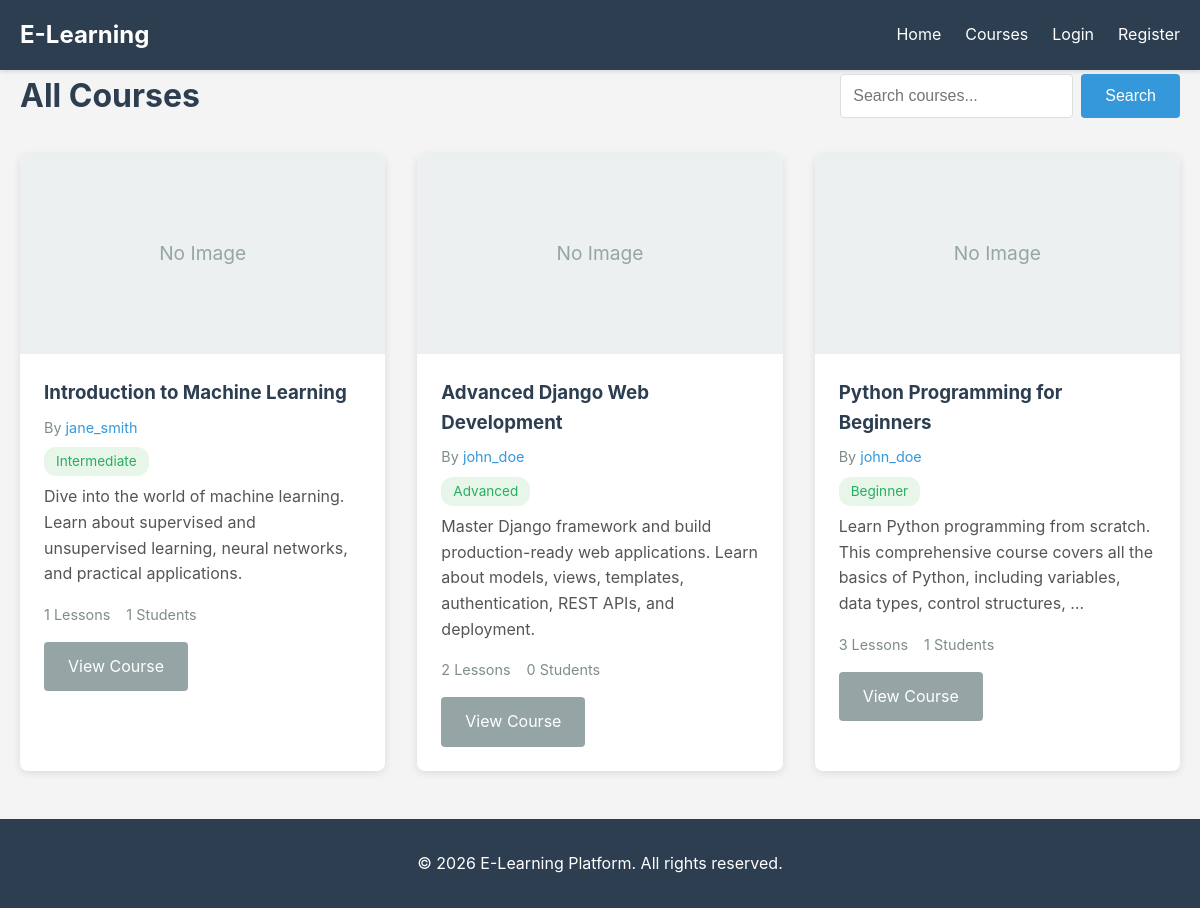
Page /courses/ on the committed database.
### courses/models.py (models this page shows, shortened)
class Course(models.Model):
    DIFFICULTY_CHOICES = (
        ('beginner', 'Beginner'),
        ('intermediate', 'Intermediate'),
        ('advanced', 'Advanced'),
    )
    title = models.CharField(max_length=200)
    slug = models.SlugField(unique=True, blank=True)
    description = models.TextField()
    author = models.ForeignKey(settings.AUTH_USER_MODEL, on_delete=models.CASCADE, related_name='courses')
    difficulty = models.CharField(max_length=20, choices=DIFFICULTY_CHOICES, default='beginner')
    thumbnail = models.ImageField(upload_to='course_thumbnails/', null=True, blank=True)
    is_published = models.BooleanField(default=False)
    created_at = models.DateTimeField(auto_now_add=True)
    updated_at = models.DateTimeField(auto_now=True)
    class Meta:
        ordering = ['-created_at']

### users/models.py (models this page shows, shortened)
class User(AbstractUser):
    ROLE_CHOICES = (
        ('student', 'Student'),
        ('author', 'Author'),
        ('admin', 'Admin'),
    )
    role = models.CharField(max_length=10, choices=ROLE_CHOICES, default='student')
    bio = models.TextField(blank=True)
    profile_picture = models.ImageField(upload_to='profiles/', null=True, blank=True)

### courses/views.py (the view)
# urls.py: path('courses/', views.course_list, name='course_list'),
def course_list(request):
    query = request.GET.get('q', '')
    if query:
        courses = CourseService.search_courses(query)
    else:
        courses = CourseService.get_published_courses()
    return render(request, 'courses/course_list.html', {'courses': courses, 'query': query})

### courses/services.py (called while the page is built)
    @staticmethod
    def get_published_courses():
        return Course.objects.filter(is_published=True)

### templates/courses/course_list.html (shortened to what this page needs)
{% extends 'base.html' %}
{% block content %}
<div class="page-header">
    <h1>All Courses</h1>
    <form method="get" class="search-form">
        <input type="text" name="q" value="{{ query }}" placeholder="Search courses...">
        <button type="submit" class="btn btn-primary">Search</button>
    </form>
</div>
<div class="course-grid">
    {% for course in courses %}
    <div class="course-card">
        {% if course.thumbnail %}
            <img src="{{ course.thumbnail.url }}" alt="{{ course.title }}">
        {% else %}
            <div class="course-placeholder">No Image</div>
        {% endif %}
        <div class="course-info">
            <h3>{{ course.title }}</h3>
            <p class="author">By <a href="{% url 'author_profile' course.author.username %}">{{ course.author.username }}</a></p>
            <p class="difficulty">{{ course.get_difficulty_display }}</p>
            <p class="description">{{ course.description|truncatewords:20 }}</p>
            <div class="course-meta">
                <span>{{ course.lessons.count }} Lessons</span>
                <span>{{ course.enrollments.count }} Students</span>
            </div>
            <a href="{% url 'course_detail' course.slug %}" class="btn btn-secondary">View Course</a>
        </div>
    </div>
    {% empty %}
    <p>No courses found.</p>
    {% endfor %}
</div>
{% endblock %}

### static/css/style.css (style rules this page uses)
* { margin: 0; padding: 0; box-sizing: border-box; }
body { font-family: -apple-system, BlinkMacSystemFont, 'Segoe UI', Roboto, Oxygen, Ubuntu, Cantarell, sans-serif; line-height: 1.6; color: #333; background-color: #f4f4f4; }
.btn { display: inline-block; padding: 0.75rem 1.5rem; border: none; border-radius: 4px; cursor: pointer; text-decoration: none; font-size: 1rem; transition: all 0.3s; }
.btn-primary { background-color: #3498db; color: white; }
.btn-secondary { background-color: #95a5a6; color: white; }
.course-grid { display: grid; grid-template-columns: repeat(auto-fill, minmax(300px, 1fr)); gap: 2rem; margin-top: 2rem; }
.course-card { background: white; border-radius: 8px; overflow: hidden; box-shadow: 0 2px 8px rgba(0,0,0,0.1); transition: transform 0.3s, box-shadow 0.3s; }
.course-placeholder { width: 100%; height: 200px; background-color: #ecf0f1; display: flex; align-items: center; justify-content: center; color: #95a5a6; font-size: 1.2rem; }
.course-info { padding: 1.5rem; }
.course-info h3 { margin-bottom: 0.5rem; color: #2c3e50; }
.author { color: #7f8c8d; font-size: 0.9rem; margin-bottom: 0.5rem; }
.author a { color: #3498db; text-decoration: none; }
.difficulty { display: inline-block; padding: 0.25rem 0.75rem; background-color: #e8f5e9; color: #27ae60; border-radius: 12px; font-size: 0.85rem; margin-bottom: 0.5rem; }
.description { color: #555; margin-bottom: 1rem; }
.course-meta { display: flex; gap: 1rem; color: #7f8c8d; font-size: 0.9rem; margin-bottom: 1rem; }
.page-header { display: flex; justify-content: space-between; align-items: center; margin-bottom: 2rem; }
.page-header h1 { color: #2c3e50; }
.search-form { display: flex; gap: 0.5rem; }
.search-form input { padding: 0.75rem; border: 1px solid #ddd; border-radius: 4px; flex: 1; font-size: 1rem; }

### rows in the picture
Course: thumbnail "No Image", title "Introduction to Machine Learning", author.username "jane_smith", difficulty "Intermediate", description "Dive into the world of machine learning. Learn about supervised and unsupervised learning, neural networks, and practical applications.", lessons.count "1", enrollments.count "1"
Course: thumbnail "No Image", title "Advanced Django Web Development", author.username "john_doe", difficulty "Advanced", description "Master Django framework and build production-ready web applications. Learn about models, views, templates, authentication, REST APIs, and deployment.", lessons.count "2", enrollments.count "0"
Course: thumbnail "No Image", title "Python Programming for Beginners", author.username "john_doe", difficulty "Beginner", description "Learn Python programming from scratch. This comprehensive course covers all the basics of Python, including variables, data types, control structures, …", lessons.count "3", enrollments.count "1"
